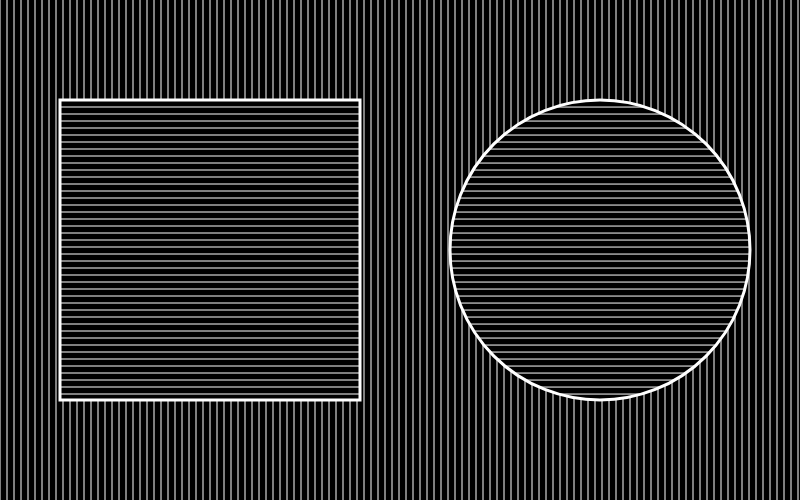
Frame 1 (no input)
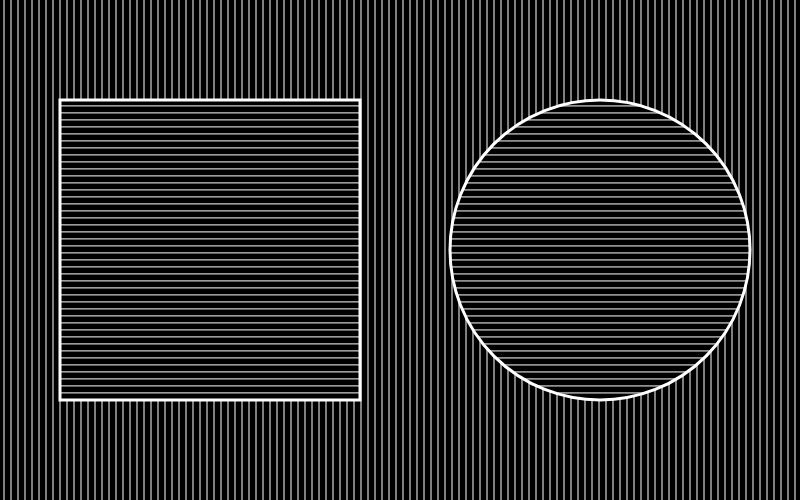
Frame 60 (no input)
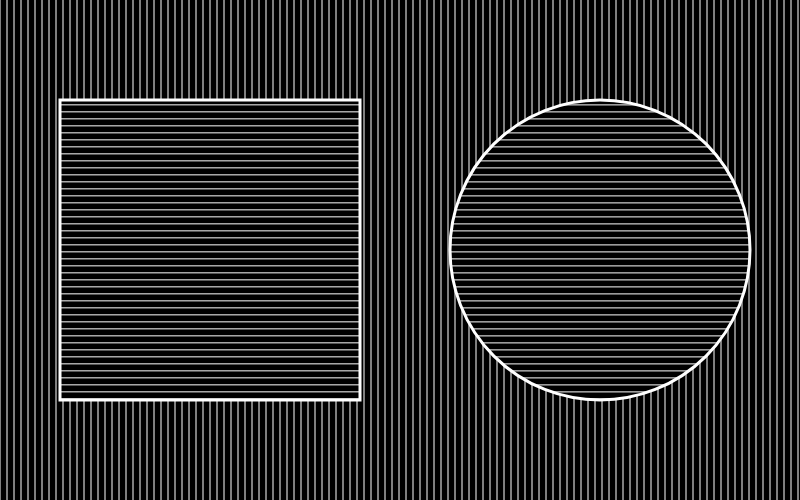
Frame 120 (the mouse pressed at the canvas centre since frame 60)

The p5.js sketch that drew these frames (run headless with seeded random() and noise() and a simulated clock; from frame 60 on, the mouse is pressed at the canvas centre):

// p5.js sketch
// ── sketch.js
let spacing = 7; 
let verticalProgress = 0; 
let horizontalProgress = 0; 

function setup() {
    createCanvas(800, 500);
    background(0);
    strokeWeight(1);
}

function draw() {
    background(0); 

    drawMovingVerticalLines();

    fill(0);  
    stroke(255); 
    strokeWeight(3);

    square((width / 2) - 340, (height / 2) - 150, 300);
    circle((width / 2) + 200, (height / 2), 300);

    drawGenerativeHorizontalLinesInSquare((width / 2) - 340, (height / 2) - 150, 300);
    drawGenerativeHorizontalLinesInCircle((width / 2) + 200, (height / 2), 300);
}

function drawMovingVerticalLines() {
    stroke(255);  
    strokeWeight(1);

    for (let x = -verticalProgress; x < width; x += spacing) {
        line(x, 0, x, height);  
    }

    // vertical speed and spacing 
    verticalProgress += 1;  
    if (verticalProgress >= spacing * 1) {
        verticalProgress = 0;  
    }
}

function drawGenerativeHorizontalLinesInSquare(xPos, yPos, size) {
    stroke(255);  
    strokeWeight(1);

    for (let y = 0; y < size; y += spacing * 1) {
        let drawPosX = (y + horizontalProgress) % size; 

        line(xPos, yPos + drawPosX, xPos + size, yPos + drawPosX); 
    }

    // horizontal speed and spacing 
    horizontalProgress += 0.05; 
    if (horizontalProgress >= spacing * 1) {
        horizontalProgress = 0; 
    }
}

function drawGenerativeHorizontalLinesInCircle(xPos, yPos, diameter) {
    stroke(255);  
    strokeWeight(1);
    let radius = diameter / 2;

    // loop inside circle from top
    for (let y = -radius; y < radius; y += spacing * 1) {       
        let drawPosY = (y + horizontalProgress) % (2 * radius); 
        let xOffset = sqrt(radius * radius - drawPosY * drawPosY);  

        line(xPos - xOffset, yPos + drawPosY, xPos + xOffset, yPos + drawPosY); 
    }

    // horizontal speed and spacing
    horizontalProgress += 0.05; 
    if (horizontalProgress >= spacing * 1) {
        horizontalProgress = 0; 
    }
}
